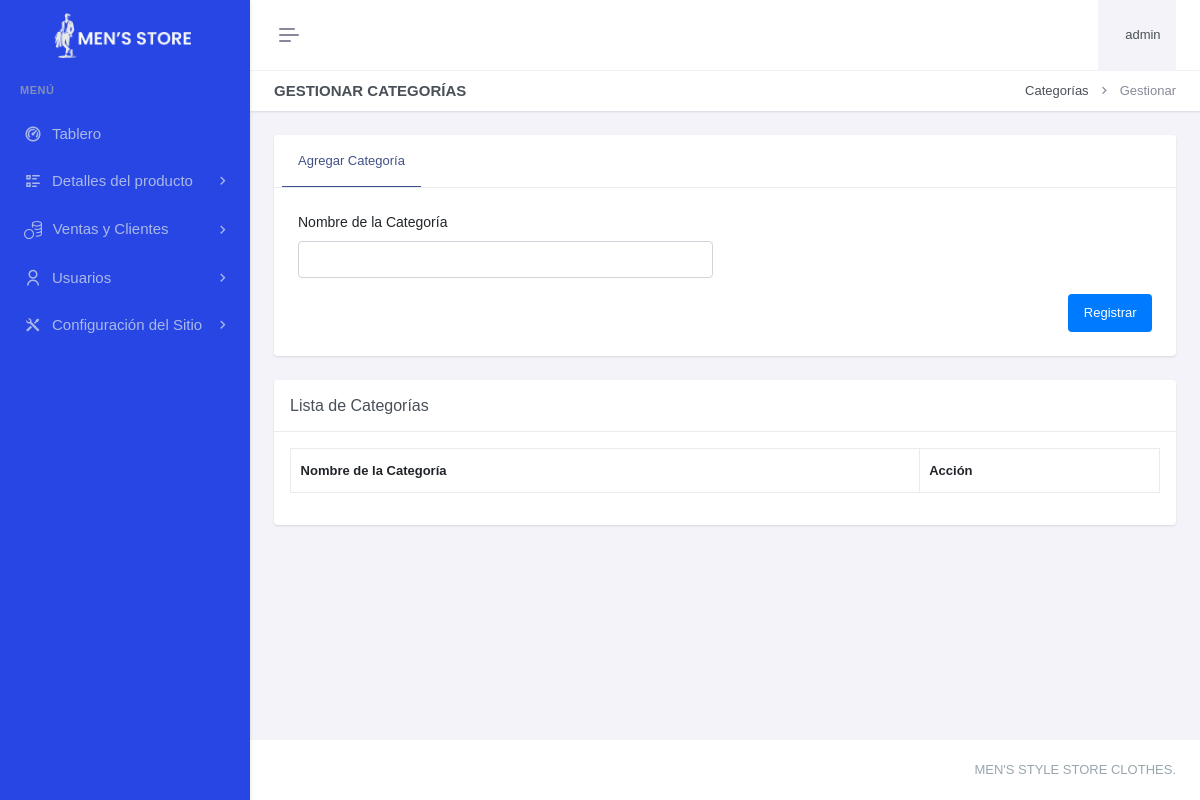
Before: /paneladministrador/detallesproducto/categoria/gestionar-categoria.php (signed in) with the older database file.
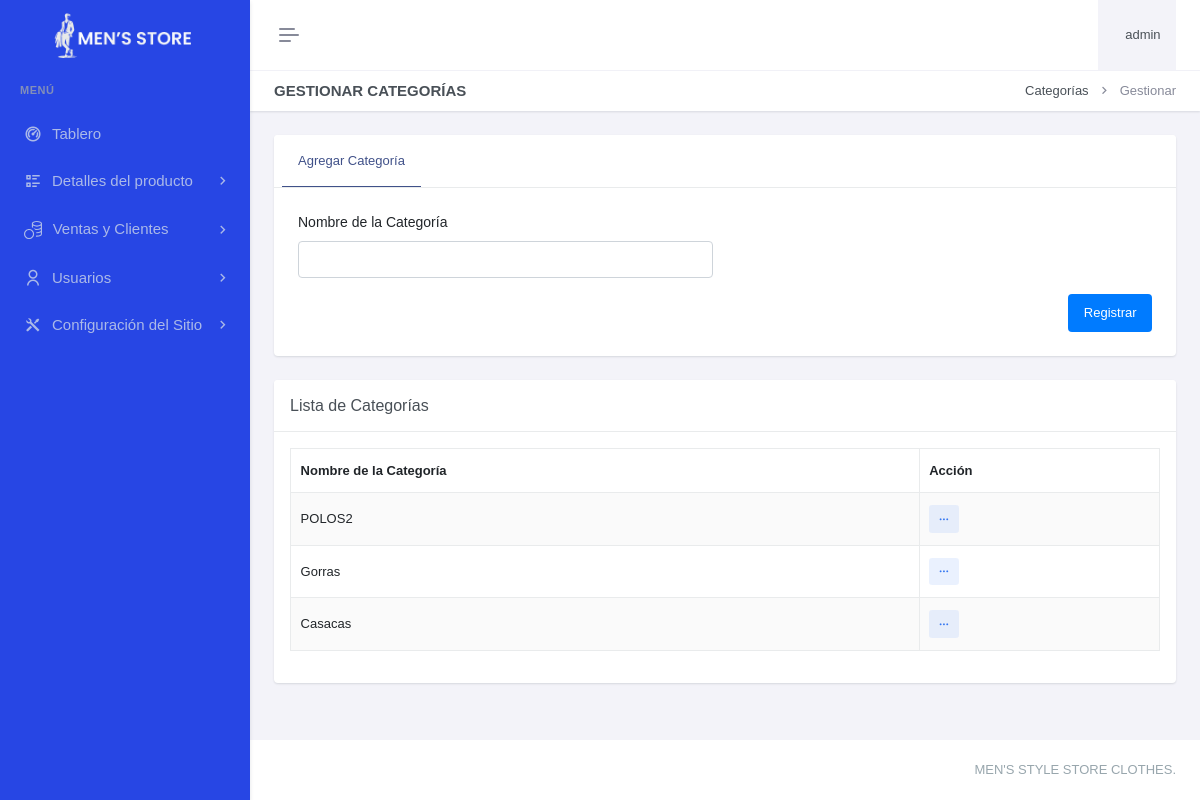
After: the same page with the newer database file.
### tables this page shows
CREATE TABLE `categoria` (
  `catId` int(11) NOT NULL,
  `catNombre` varchar(100) DEFAULT NULL,
  `catDescripcion` varchar(255) DEFAULT NULL,
  `catDetalle` varchar(100) DEFAULT NULL,
  `catImg` varchar(255) DEFAULT NULL,
  `catFechaRegis` datetime DEFAULT current_timestamp() ON UPDATE current_timestamp()
);

### paneladministrador/detallesproducto/categoria/gestionar-categoria.php (the view, shortened to what the changed rows need)
<?php
include "../../header.php";
include "../../sidebar.php";
?>
<div class="main-content">
    <div class="page-content">
        <div class="container-fluid">
            <div class="row">
                <div class="col-xxl-9">
                    <div class="card mt-4">
                        <div class="card-body">
                            <table id="example" class="table table-bordered dt-responsive nowrap table-striped align-middle" style="width:100%">
                                <thead>
                                    <tr>
                                        <th>Nombre de la Categoría</th>
                                        <th class="accion-col">Acción</th>
                                    </tr>
                                </thead>
                                <tbody>
                                    <?php
                                    $query = "SELECT * FROM categoria ORDER BY catId DESC";
                                    $result = mysqli_query($con, $query);
                                    while ($row = mysqli_fetch_assoc($result)) {
                                        echo "<tr id='categoria-{$row['catId']}'>
                                                <td>{$row['catNombre']}</td>
                                                <td>
                                                    <div class='dropdown d-inline-block'>
                                                        <button class='btn btn-soft-secondary btn-sm dropdown' type='button' data-bs-toggle='dropdown' aria-expanded='false'>
                                                            <i class='ri-more-fill align-middle'></i>
                                                        </button>
                                                        <ul class='dropdown-menu dropdown-menu-end'>
                                                            <li><a href='editarcategoria.php?id={$row['catId']}' class='dropdown-item edit-item-btn'><i class='ri-pencil-fill align-bottom me-2 text-muted'></i> Editar</a></li>
                                                            <li>
                                                                <a href='javascript:void(0);' class='dropdown-item remove-item-btn' onclick='confirmDeleteCategoria({$row['catId']})'>
                                                                    <i class='ri-delete-bin-fill align-bottom me-2 text-muted'></i> Eliminar
                                                                </a>
                                                            </li>
                                                        </ul>
                                                    </div>
                                                </td>
                                            </tr>";
                                    }
                                    ?>
                                </tbody>
                            </table>
                        </div>
                    </div>
                </div>
            </div>
        </div>
    </div>
</div>
<?php include "../../footer.php";?>

Changed rows visible on the page:
added categoria: catNombre "POLOS2"
added categoria: catNombre "Gorras"
added categoria: catNombre "Casacas"
